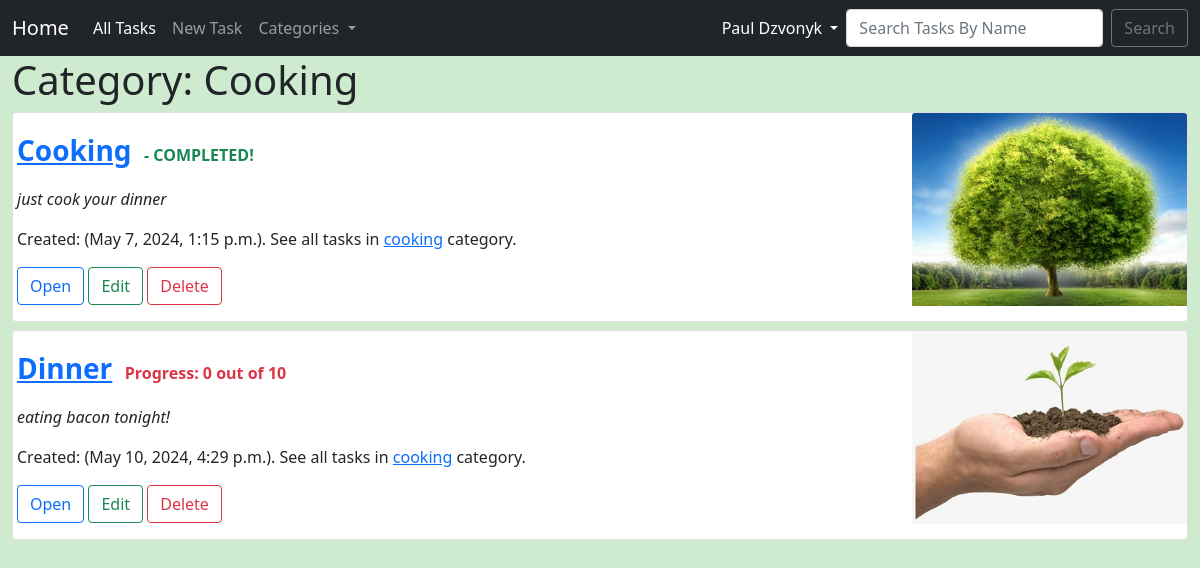
The app's page /category/cooking/ (signed in) with its own data.
### task/models.py (models this page shows, shortened)
class Task(models.Model):
    title = models.CharField(max_length=200)
    title_tag = models.CharField(max_length=200)
    author = models.ForeignKey(User, on_delete=models.CASCADE)
    image_header = models.ImageField(null=True, blank=True, upload_to='image_header/')
    task_images = models.ImageField(null=True, blank=True, upload_to='task_images/')
    short_description = RichTextField(blank=True, null=True)
    date_created = models.DateTimeField(auto_now_add=True)
    progress = models.IntegerField(default=0)
    category = models.CharField(max_length=200, default='uncategorized')
    snippet = models.CharField(max_length=200)
    subtask_text_1 = models.CharField(max_length=200, blank=True, null=True)
    subtask_text_2 = models.CharField(max_length=200, blank=True, null=True)
    subtask_text_3 = models.CharField(max_length=200, blank=True, null=True)
    subtask_text_4 = models.CharField(max_length=200, blank=True, null=True)
    subtask_text_5 = models.CharField(max_length=200, blank=True, null=True)
    subtask_text_6 = models.CharField(max_length=200, blank=True, null=True)
    subtask_text_7 = models.CharField(max_length=200, blank=True, null=True)
    subtask_text_8 = models.CharField(max_length=200, blank=True, null=True)
    subtask_text_9 = models.CharField(max_length=200, blank=True, null=True)
    subtask_text_10 = models.CharField(max_length=200, blank=True, null=True)

### task/views.py (the view)
# urls.py: path('category/<str:cats>/', CategoryView.as_view(), name='category'),
class CategoryView(ProgressMixin, CategoryMixin, ListView):
    model = Task
    template_name = 'task/categories.html'
    context_object_name = 'category_tasks'
    def get_queryset(self):
        cats = self.kwargs['cats']
        return Task.objects.filter(category=cats.replace('-', ' '))
    def get_context_data(self, **kwargs):
        context = super().get_context_data(**kwargs)
        cats = self.kwargs['cats']
        context['cats'] = cats.title().replace('-', ' ')
        return context

### task/views.py (called while the page is built)
    def get_context_data(self, *args, **kwargs):
        context = super().get_context_data(*args, **kwargs)
        cat_list = Task.objects.all()
        if cat_list.exists():
            context['cat_list'] = cat_list
        if self.request.user.is_authenticated:
            user_tasks = Task.objects.filter(author=self.request.user)
            categories = user_tasks.order_by('category').values_list('category', flat=True).distinct()
            context['categories'] = categories
            user_task_count = user_tasks.count()
            context['user_task_count'] = user_task_count
        return context

    def get_task(self):
        if hasattr(self, 'object'):  # DetailView
            return self.object
        elif hasattr(self, 'get_queryset'):  # ListView
            queryset = self.get_queryset()
            return queryset.first() if queryset.exists() else None
        else:
            raise AttributeError("Cannot determine the type of view.")

### task/templates/task/categories.html
{% extends 'task/base.html' %}
{% load static %}
{% block content %}
{% if category_tasks %}
<h1>Category: {{ cats }}</h1>
{% for task in category_tasks %}
{% if user.id == task.author.id %}
<div class="card mb-2">
    <div class="row">
        <div class="card-body col-md-9">
            {% if task.progress >= 10 %}
            <p class="fw-bold text-success"><a class="fs-3" href="{% url 'task-completed' task.pk %}">{{ task.title.capitalize }}</a>
                &nbsp;&nbsp;- COMPLETED!</p>
            {% else %}
            <p class="fw-bold text-danger"><a class="fs-3" href="{% url 'task-detail' task.pk %}">{{ task.title.capitalize }}</a>
                &nbsp;&nbsp;Progress: {{ task.progress }} out of 10</p>
            {% endif %}
            <p class="card-text fst-italic">{{ task.snippet|truncatechars:100 }}</p>
            <p>Created: ({{ task.date_created }}). See all tasks in <a href="{% url 'category' task.category|slugify %}">{{ task.category }}</a> category.</p>
            <div>
                {% if task.progress >= 10 %}
                <a class="btn btn-outline-primary" href="{% url 'task-completed' task.pk %}">Open</a>
                {% else %}
                <a class="btn btn-outline-primary" href="{% url 'task-detail' task.pk %}">Open</a>
                {% endif %}
                <a class="btn btn-outline-success" href="{% url 'edit_task' task.pk %}">Edit</a>
                <a class="btn btn-outline-danger" href="{% url 'delete_task' task.pk %}">Delete</a>
            </div>
        </div>
        <div class="col-md-3">
            {% if task.progress <= 9 %}
            <a href="{% url 'task-detail' task.pk %}">
                {% if task.progress == 1 %}
                <img src="{% static 'task/images/tree01.PNG' %}" class="card-img-top" alt="Task Progress Image">
                {% elif task.progress == 2 %}
                <img src="{% static 'task/images/tree02.PNG' %}" class="card-img-top" alt="Task Progress Image">
                {% elif task.progress == 3 %}
                <img src="{% static 'task/images/tree03.PNG' %}" class="card-img-top" alt="Task Progress Image">
                {% elif task.progress == 4 %}
                <img src="{% static 'task/images/tree04.PNG' %}" class="card-img-top" alt="Task Progress Image">
                {% elif task.progress == 5 %}
                <img src="{% static 'task/images/tree05.PNG' %}" class="card-img-top" alt="Task Progress Image">
                {% elif task.progress == 6 %}
                <img src="{% static 'task/images/tree06.PNG' %}" class="card-img-top" alt="Task Progress Image">
                {% elif task.progress == 7 %}
                <img src="{% static 'task/images/tree07.PNG' %}" class="card-img-top" alt="Task Progress Image">
                {% elif task.progress == 8 %}
                <img src="{% static 'task/images/tree08.PNG' %}" class="card-img-top" alt="Task Progress Image">
                {% elif task.progress == 9 %}
                <img src="{% static 'task/images/tree09.PNG' %}" class="card-img-top" alt="Task Progress Image">
                {% else %}
                <img src="{% static 'task/images/seed.png' %}" class="card-img-top" alt="Task Progress Image">
                {% endif %}
            </a>
            {% else %}
            <a href="{% url 'task-completed' task.pk %}">
                <img src="{% static 'task/images/tree10.PNG' %}" class="card-img-top" alt="Task Progress Image">
            </a>
            {% endif %}
        </div>
    </div>
</div>
{% endif %}
{% endfor %}
{% else %}
<h2>There's no active tasks in this category...</h2>
{% endif %}
{% endblock %}

### task/templates/task/base.html (shortened to what this page needs)
{% load static %}
<!doctype html>
<html lang="en">
<head>
    <link href="https://cdn.jsdelivr.net/npm/bootstrap@5.0.2/dist/css/bootstrap.min.css"
          rel="stylesheet"
>
</head>
<body style="background-color: rgba(18, 156, 18, 0.2)">
<nav class="navbar navbar-expand-lg navbar-dark bg-dark">
    <div class="container-fluid">
        <a class="navbar-brand" href="{% url 'home' %}">Home</a>
        <div class="collapse navbar-collapse" id="navbarSupportedContent">
            <ul class="navbar-nav me-auto mb-2 mb-lg-0">
                {% if user.is_authenticated %}
                <li class="nav-item">
                    <a class="nav-link active" aria-current="page" href="{% url 'all-tasks' %}">All Tasks</a>
                </li>
                <li class="nav-item">
                    <a class="nav-link" href="{% url 'add_task' %}">New Task</a>
                </li>
                <li class="nav-item dropdown">
                    <a class="nav-link dropdown-toggle" href="#" id="categoryDropdown" role="button" data-bs-toggle="dropdown" aria-expanded="false">
                        Categories
                    </a>
                </li>
                {% endif %}
            </ul>
            {% if user.is_authenticated %}
            <ul class="navbar-nav ml-auto mb-2 mb-lg-0">
                <li class="nav-item dropdown">
                    <a class="nav-link active dropdown-toggle" id="profileDropdown" role="button" data-bs-toggle="dropdown" aria-expanded="false">
                        {{ user.first_name }} {{ user.last_name }}
                    </a>
                </li>
            </ul>
            <form class="d-flex" method=POST action="{% url 'search-task' %}">
                <input class="form-control me-2" type="search" placeholder="Search Tasks By Name"
                       aria-label="Search" name="search-for">
                <button class="btn btn-outline-secondary" type="submit">Search</button>
            </form>
            {% endif %}
        </div>
    </div>
</nav>
<div class="container-fluid mb-2">
    {% block content %}
    {% endblock %}
</div>
</body>
</html>

### records on screen
Task: title "Cooking", snippet "just cook your dinner", date_created "May 7, 2024, 1:15 p.m.", category "cooking", progress "Open"
Task: title "Dinner", progress "0", snippet "eating bacon tonight!", date_created "May 10, 2024, 4:29 p.m.", category "cooking", shows "Open"

### other values on screen
{{ user.first_name }} "Paul"
{{ user.last_name }} "Dzvonyk"
{{ cats }} "Cooking"
